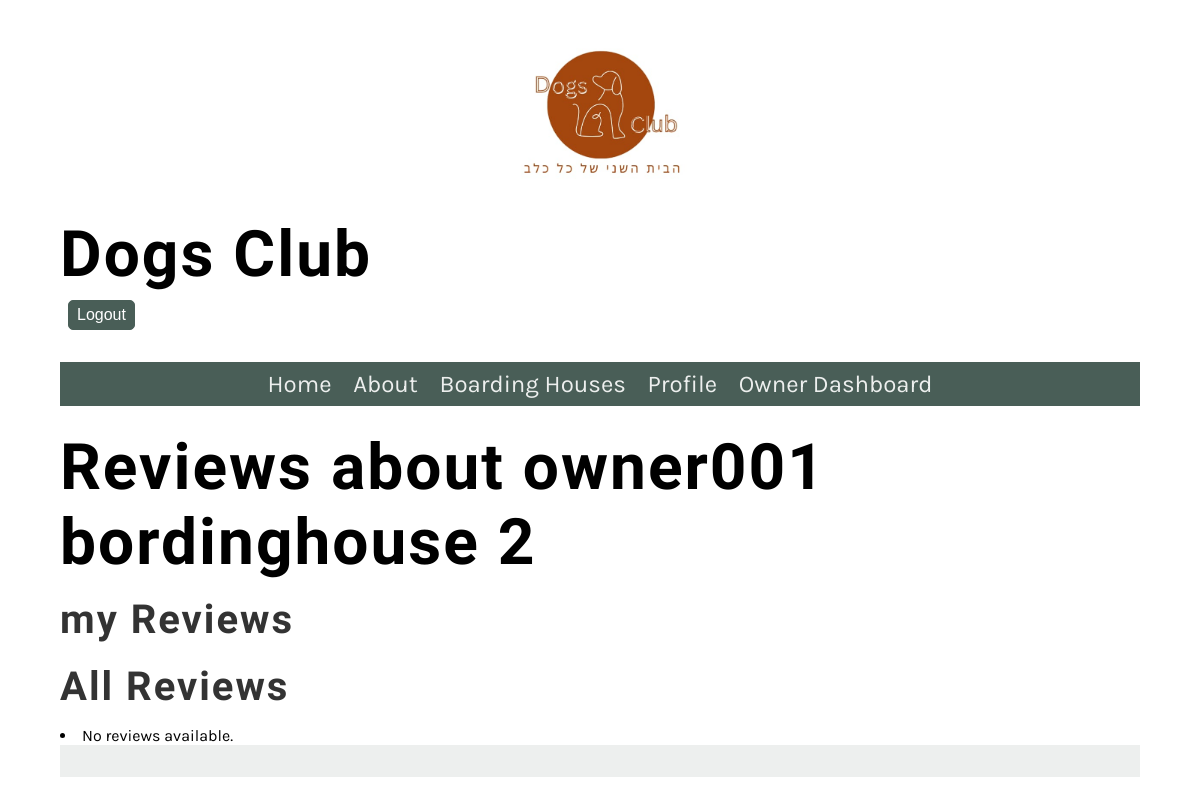
/Website/boardinghouses/12/reviews/ (signed in), run on an earlier commit of the app's database.
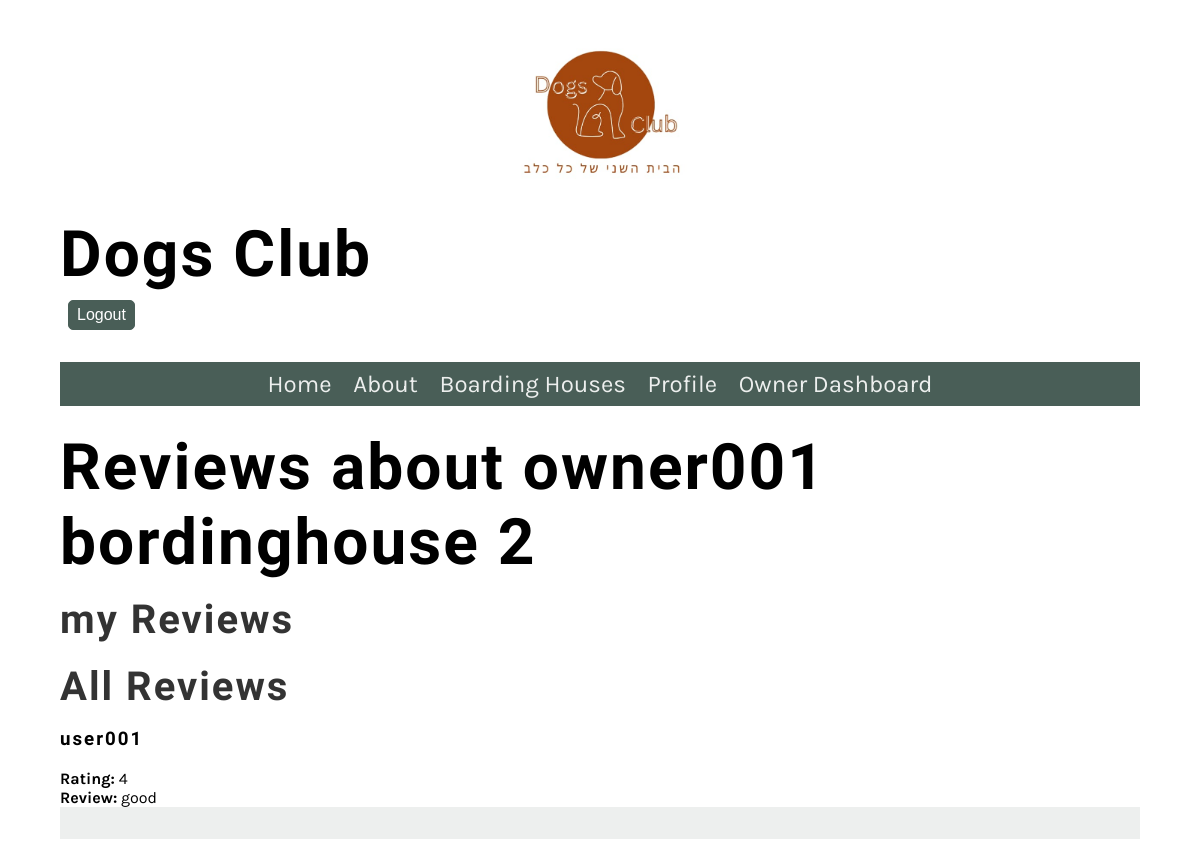
And on a later commit of the database.
### Website/models.py (models this page shows, shortened)
class Review(models.Model):
    user = models.ForeignKey(User, on_delete=models.CASCADE)
    boarding_house = models.ForeignKey(BoardingHouse, on_delete=models.CASCADE)
    rating = models.PositiveIntegerField()
    review = models.TextField()

### Website/views.py (the view, shortened to what this page needs)
# urls.py: path('boardinghouses/<int:boardinghouse_id>/reviews/', ReviewView.as_view(), name='reviews'),
class ReviewView(View):
    def get(self, request,boardinghouse_id,*args, **kwargs):
        boardinghouse_name = BoardingHouse.objects.get(id=boardinghouse_id).name
        user_reviews = Review.objects.filter(user=request.user, boarding_house=boardinghouse_id)
        reviews = Review.objects.filter(boarding_house=boardinghouse_id)
        return render(request, 'reviews.html', {'reviews': reviews, 'user_reviews': user_reviews, 'boardinghouse_name': boardinghouse_name})

### Website/templatetags/custom_filters.py (called while the page is built)
@register.filter
def has_group(user, group_name):
    return user.groups.filter(name=group_name).exists()

### Website/templates/reviews.html (shortened to what this page needs)
{% extends 'base.html' %}
{% block content %}
<!DOCTYPE html>
<html lang="en">
<head>
</head>
<body>
    <h1>Reviews about {{ boardinghouse_name }}</h1>
    <h2>my Reviews</h2>
    <h2>All Reviews</h2>
        {% for review in reviews %}
            {% if review.user != user %}
            <h3>{{ review.user.username }}</h3>
                <strong>Rating:</strong> {{ review.rating }}<br>
                <strong>Review:</strong> {{ review.review }}<br>
            {% endif %}
        {% empty %}
            <li>No reviews available.</li>
        {% endfor %}
</body>
</html>
{% endblock %}

What changed in the data, as far as the page shows it:
added Review: user.username "user001", rating "4", review "good"
Also different on the page:
text no longer shown: "No reviews available."
